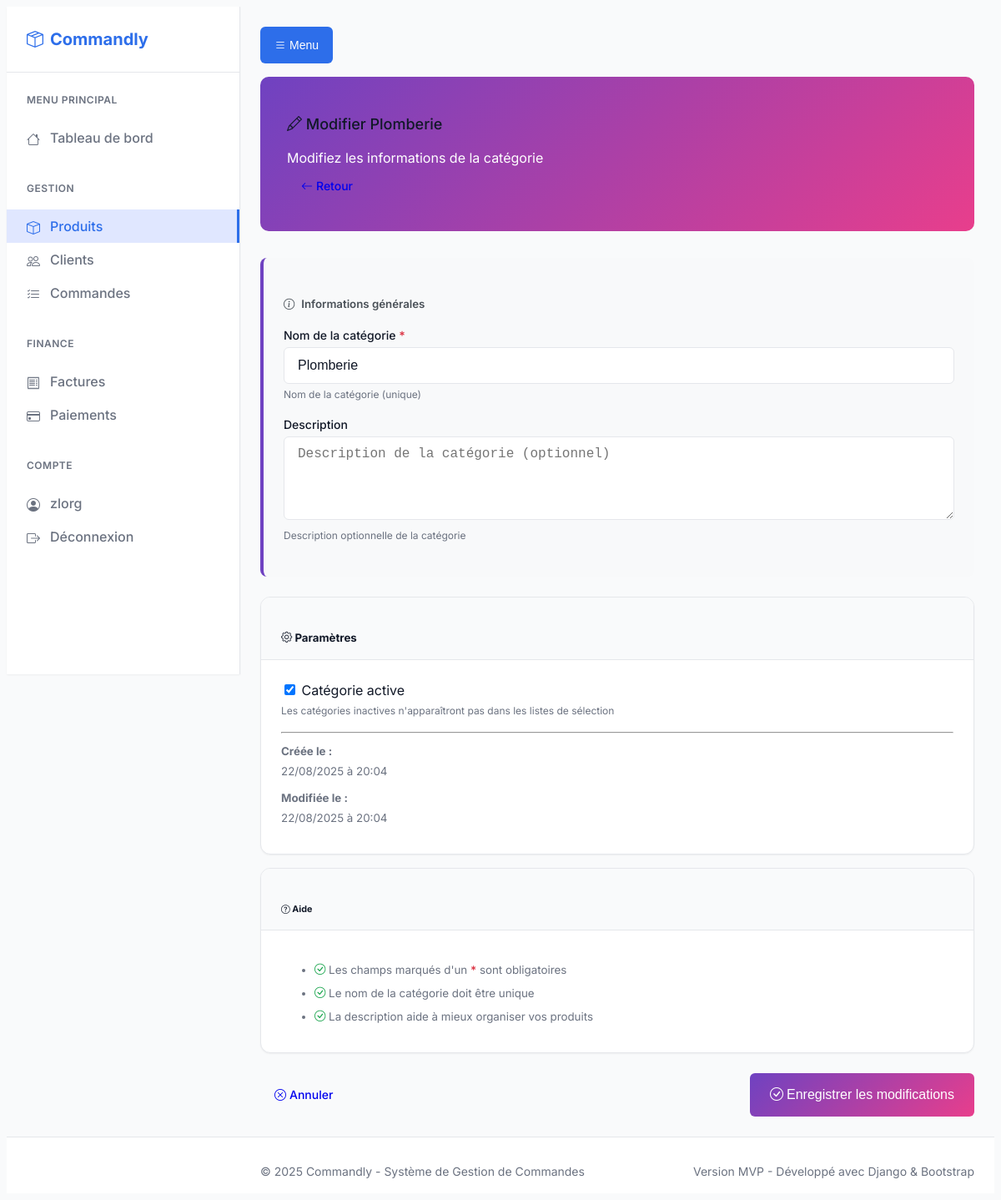
The app's page /products/categories/3/edit/ (signed in) with its own data.
### users/models.py (models this page shows, shortened)
class CustomUser(AbstractUser):
    ROLE_CHOICES = [
        ('admin', 'Administrateur'),
        ('seller', 'Vendeur'),
        ('client', 'Client'),
    ]
    role = models.CharField(
        max_length=10,
        choices=ROLE_CHOICES,
        default='client',
        verbose_name='Rôle'
    )
    phone = models.CharField(
        max_length=15,
        blank=True,
        null=True,
        validators=[
            RegexValidator(
                regex=r'^\+221[0-9]{9}$',
                message='Numéro de téléphone sénégalais invalide (ex: +221769001942)'
            )
        ],
        verbose_name='Téléphone'
    )
    address = models.TextField(
        blank=True,
        null=True,
        verbose_name='Adresse'
    )
    company_name = models.CharField(
        max_length=100,
        blank=True,
        null=True,
        verbose_name='Nom de l\'entreprise'
    )
    is_active = models.BooleanField(
        default=True,
        verbose_name='Compte actif'
    )
    created_at = models.DateTimeField(
        auto_now_add=True,
        verbose_name='Date de création'
    )
    updated_at = models.DateTimeField(
        auto_now=True,
        verbose_name='Dernière modification'
    )
    class Meta:
        verbose_name = 'Utilisateur'
        verbose_name_plural = 'Utilisateurs'
        ordering = ['-date_joined']

### products/models.py (models this page shows, shortened)
class Category(models.Model):
    name = models.CharField(
        max_length=100,
        unique=True,
        verbose_name='Nom de la catégorie'
    )
    description = models.TextField(
        blank=True,
        null=True,
        verbose_name='Description'
    )
    slug = models.SlugField(
        max_length=100,
        unique=True,
        blank=True,
        verbose_name='Slug'
    )
    is_active = models.BooleanField(
        default=True,
        verbose_name='Catégorie active'
    )
    created_at = models.DateTimeField(
        auto_now_add=True,
        verbose_name='Date de création'
    )
    updated_at = models.DateTimeField(
        auto_now=True,
        verbose_name='Dernière modification'
    )
    class Meta:
        verbose_name = 'Catégorie'
        verbose_name_plural = 'Catégories'
        ordering = ['name']

### products/views/product.py (the view, shortened to what this page needs)
# urls.py: path('categories/<int:pk>/edit/', views.CategoryUpdateView.as_view(), name='category_update'),
class CategoryUpdateView(LoginRequiredMixin, UpdateView):
    model = Category
    form_class = CategoryForm
    template_name = 'products/category_form.html'
    pk_url_kwarg = 'pk'
    success_url = reverse_lazy('products:category_list')
    def get_context_data(self, **kwargs):
        context = super().get_context_data(**kwargs)
        context['category'] = self.object
        context['title'] = f'Modifier {self.object.name}'
        context['submit_text'] = 'Enregistrer les modifications'
        return context

### products/forms/product_forms.py
class CategoryForm(forms.ModelForm):
    class Meta:
        model = Category
        fields = ['name', 'description', 'is_active']
        widgets = {
            'name': forms.TextInput(attrs={
                'class': 'form-control',
                'placeholder': 'Nom de la catégorie'
            }),
            'description': forms.Textarea(attrs={
                'class': 'form-control',
                'rows': 3,
                'placeholder': 'Description de la catégorie (optionnel)'
            }),
            'is_active': forms.CheckboxInput(attrs={
                'class': 'form-check-input'
            })
        }

### products/templates/products/category_form.html (shortened to what this page needs)
{% extends 'base/base.html' %}
{% load static %}
{% block content %}
<div class="container-fluid">
    <div class="form-header">
        <div class="row align-items-center">
            <div class="col-md-8">
                <h1 class="h3 mb-1">
                    <i class="bi bi-{% if category %}pencil{% else %}plus-circle{% endif %}"></i>
                    {{ title }}
                </h1>
                <p class="mb-0 opacity-75">
                    {% if category %}
                        Modifiez les informations de la catégorie
                    {% else %}
                        Ajoutez une nouvelle catégorie à votre catalogue
                    {% endif %}
                </p>
            </div>
            <div class="col-md-4 text-end">
                <a href="{% if category %}{% url 'products:category_detail' category.pk %}{% else %}{% url 'products:category_list' %}{% endif %}"
                   class="btn btn-outline-light">
                    <i class="bi bi-arrow-left"></i> Retour
                </a>
            </div>
        </div>
    </div>
    <form method="post" novalidate>
        <div class="row">
            <div class="col-lg-8">
                <div class="form-section">
                    <h5>
                        <i class="bi bi-info-circle text-purple"></i>
                        Informations générales
                    </h5>
                    <div class="mb-3">
                        <label for="{{ form.name.id_for_label }}" class="form-label">
                            {{ form.name.label }}
                            <span class="required-field">*</span>
                        </label>
                        {{ form.name }}
                        <div class="form-text">Nom de la catégorie (unique)</div>
                    </div>
                    <div class="mb-3">
                        <label for="{{ form.description.id_for_label }}" class="form-label">
                            {{ form.description.label }}
                        </label>
                        {{ form.description }}
                        <div class="form-text">Description optionnelle de la catégorie</div>
                    </div>
                </div>
            </div>
            <div class="col-lg-4">
                <div class="card">
                    <div class="card-header">
                        <h5 class="mb-0">
                            <i class="bi bi-gear text-purple"></i>
                            Paramètres
                        </h5>
                    </div>
                    <div class="card-body">
                        <div class="mb-3">
                            <div class="form-check form-switch">
                                {{ form.is_active }}
                                <label class="form-check-label" for="{{ form.is_active.id_for_label }}">
                                    {{ form.is_active.label }}
                                </label>
                            </div>
                            <div class="form-text">
                                Les catégories inactives n'apparaîtront pas dans les listes de sélection
                            </div>
                        </div>
                        {% if category %}
                            <hr>
                            <div class="mb-2">
                                <small class="text-muted">
                                    <strong>Créée le :</strong><br>
                                    {{ category.created_at|date:"d/m/Y à H:i" }}
                                </small>
                            </div>
                            {% if category.updated_at != category.created_at %}
                                <div class="mb-2">
                                    <small class="text-muted">
                                        <strong>Modifiée le :</strong><br>
                                        {{ category.updated_at|date:"d/m/Y à H:i" }}
                                    </small>
                                </div>
                            {% endif %}
                        {% endif %}
                    </div>
                </div>
                <div class="card mt-3">
                    <div class="card-header">
                        <h6 class="mb-0">
                            <i class="bi bi-question-circle text-info"></i>
                            Aide
                        </h6>
                    </div>
                    <div class="card-body">
                        <small class="text-muted">
                            <ul class="list-unstyled mb-0">
                                <li class="mb-2">
                                    <i class="bi bi-check-circle text-success"></i>
                                    Les champs marqués d'un <span class="required-field">*</span> sont obligatoires
                                </li>
                                <li class="mb-2">
                                    <i class="bi bi-check-circle text-success"></i>
                                    Le nom de la catégorie doit être unique
                                </li>
                                <li class="mb-2">
                                    <i class="bi bi-check-circle text-success"></i>
                                    La description aide à mieux organiser vos produits
                                </li>
                            </ul>
                        </small>
                    </div>
                </div>
            </div>
        </div>
        <div class="row mt-4">
            <div class="col-12">
                <div class="d-flex justify-content-between">
                    <a href="{% if category %}{% url 'products:category_detail' category.pk %}{% else %}{% url 'products:category_list' %}{% endif %}"
                       class="btn btn-outline-secondary">
                        <i class="bi bi-x-circle"></i> Annuler
                    </a>
                    <button type="submit" class="btn btn-purple btn-lg">
                        <i class="bi bi-check-circle"></i> {{ submit_text }}
                    </button>
                </div>
            </div>
        </div>
    </form>
</div>
{% endblock %}

### templates/base/base.html (shortened to what this page needs)
<!DOCTYPE html>
<html lang="fr">
<head>
    <link href="https://cdn.jsdelivr.net/npm/bootstrap-icons@1.11.0/font/bootstrap-icons.css" rel="stylesheet">
    {% load static %}
    <link href="{% static 'css/design-system.css' %}" rel="stylesheet">
</head>
<body>
    <div class="app-layout">
        <aside class="sidebar">
            <div class="sidebar-header">
                <a href="{% url 'dashboard:home' %}" class="sidebar-logo">
                    <i class="bi bi-box-seam"></i>
                    <span>Commandly</span>
                </a>
            </div>
            <nav class="sidebar-nav">
                <div class="nav-section">
                    <div class="nav-section-title">Menu Principal</div>
                    <a href="{% url 'dashboard:home' %}" class="nav-link">
                        <i class="bi bi-house nav-icon"></i>
                        <span>Tableau de bord</span>
                    </a>
                </div>
                <div class="nav-section">
                    <div class="nav-section-title">Gestion</div>
                    <a href="{% url 'products:product_list' %}" class="nav-link">
                        <i class="bi bi-box nav-icon"></i>
                        <span>Produits</span>
                    </a>
                    <a href="{% url 'customers:customer_list' %}" class="nav-link">
                        <i class="bi bi-people nav-icon"></i>
                        <span>Clients</span>
                    </a>
                    <a href="{% url 'orders:order_list' %}" class="nav-link">
                        <i class="bi bi-list-check nav-icon"></i>
                        <span>Commandes</span>
                    </a>
                </div>
                <div class="nav-section">
                    <div class="nav-section-title">Finance</div>
                    <a href="{% url 'invoices:invoice_list' %}" class="nav-link">
                        <i class="bi bi-receipt nav-icon"></i>
                        <span>Factures</span>
                    </a>
                    <a href="{% url 'payments:payment_list' %}" class="nav-link">
                        <i class="bi bi-credit-card nav-icon"></i>
                        <span>Paiements</span>
                    </a>
                </div>
                {% if user.is_authenticated %}
                <div class="nav-section">
                    <div class="nav-section-title">Compte</div>
                    <a href="{% url 'users:profile' %}" class="nav-link">
                        <i class="bi bi-person-circle nav-icon"></i>
                        <span>{{ user.username }}</span>
                    </a>
                    <a href="{% url 'users:logout' %}" class="nav-link">
                        <i class="bi bi-box-arrow-right nav-icon"></i>
                        <span>Déconnexion</span>
                    </a>
                </div>
                {% endif %}
            </nav>
        </aside>
        <main class="main-content">
            <div class="d-lg-none mb-3">
                <button class="btn btn-primary sidebar-toggle">
                    <i class="bi bi-list"></i> Menu
                </button>
            </div>
            {% block content %}{% endblock %}
        </main>
    </div>
    {% include 'components/footer.html' %}
</body>
</html>

### products/templates/products/category_form.html (style rules this page uses)
.form-header { background: linear-gradient(135deg, #6f42c1 0%, #e83e8c 100%); color: white; border-radius: 10px; padding: 2rem; margin-bottom: 2rem; }
.form-section { background: #f8f9fa; border-radius: 8px; padding: 1.5rem; margin-bottom: 1.5rem; border-left: 4px solid #6f42c1; }
.form-section h5 { color: #495057; font-weight: 600; margin-bottom: 1rem; }
.required-field { color: #dc3545; }
.btn-purple { background: linear-gradient(135deg, #6f42c1 0%, #e83e8c 100%); border: none; color: white; }

### records on screen
CustomUser: username "zlorg"
Category: name "Plomberie", is_active "☑", created_at "22/08/2025 à 20:04", updated_at "22/08/2025 à 20:04"

### other values on screen
{{ title }} "Modifier Plomberie"
{{ submit_text }} "Enregistrer les modifications"
